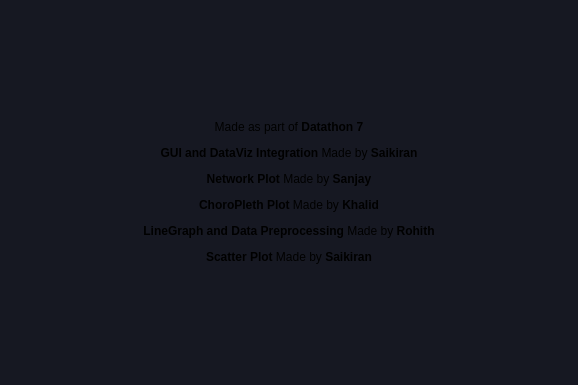
<?xml version="1.0" encoding="UTF-8"?>
<ui version="4.0">
 <class>AboutDialog</class>
 <widget class="QDialog" name="AboutDialog">
  <property name="geometry">
   <rect>
    <x>0</x>
    <y>0</y>
    <width>578</width>
    <height>385</height>
   </rect>
  </property>
  <property name="sizePolicy">
   <sizepolicy hsizetype="Fixed" vsizetype="Fixed">
    <horstretch>0</horstretch>
    <verstretch>0</verstretch>
   </sizepolicy>
  </property>
  <property name="windowTitle">
   <string>Dialog</string>
  </property>
  <property name="toolTip">
   <string>About</string>
  </property>
  <property name="statusTip">
   <string>About</string>
  </property>
  <property name="whatsThis">
   <string>About the Application</string>
  </property>
  <property name="styleSheet">
   <string notr="true">background-color: rgb(22, 24, 34);</string>
  </property>
  <layout class="QVBoxLayout" name="verticalLayout">
   <item>
    <widget class="QLabel" name="about">
     <property name="text">
      <string>&lt;html&gt;&lt;head/&gt;&lt;body&gt;&lt;p align=&quot;center&quot;&gt;Made as part of &lt;span style=&quot; font-weight:600;&quot;&gt;Datathon 7&lt;/span&gt;&lt;/p&gt;&lt;p align=&quot;center&quot;&gt;&lt;span style=&quot; font-weight:600;&quot;&gt;GUI and DataViz Integration&lt;/span&gt; Made by &lt;span style=&quot; font-weight:600;&quot;&gt;Saikiran&lt;/span&gt;&lt;/p&gt;&lt;p align=&quot;center&quot;&gt;&lt;span style=&quot; font-weight:600;&quot;&gt;Network Plot &lt;/span&gt;Made by &lt;span style=&quot; font-weight:600;&quot;&gt;Sanjay&lt;/span&gt;&lt;/p&gt;&lt;p align=&quot;center&quot;&gt;&lt;span style=&quot; font-weight:600;&quot;&gt;ChoroPleth Plot &lt;/span&gt;Made by &lt;span style=&quot; font-weight:600;&quot;&gt;Khalid&lt;/span&gt;&lt;/p&gt;&lt;p align=&quot;center&quot;&gt;&lt;span style=&quot; font-weight:600;&quot;&gt;LineGraph and Data Preprocessing &lt;/span&gt;Made by &lt;span style=&quot; font-weight:600;&quot;&gt;Rohith&lt;/span&gt;&lt;/p&gt;&lt;p align=&quot;center&quot;&gt;&lt;span style=&quot; font-weight:600;&quot;&gt;Scatter Plot &lt;/span&gt;Made by &lt;span style=&quot; font-weight:600;&quot;&gt;Saikiran&lt;/span&gt;&lt;/p&gt;&lt;/body&gt;&lt;/html&gt;</string>
     </property>
     <property name="alignment">
      <set>Qt::AlignCenter</set>
     </property>
    </widget>
   </item>
  </layout>
 </widget>
 <resources/>
 <connections/>
</ui>
